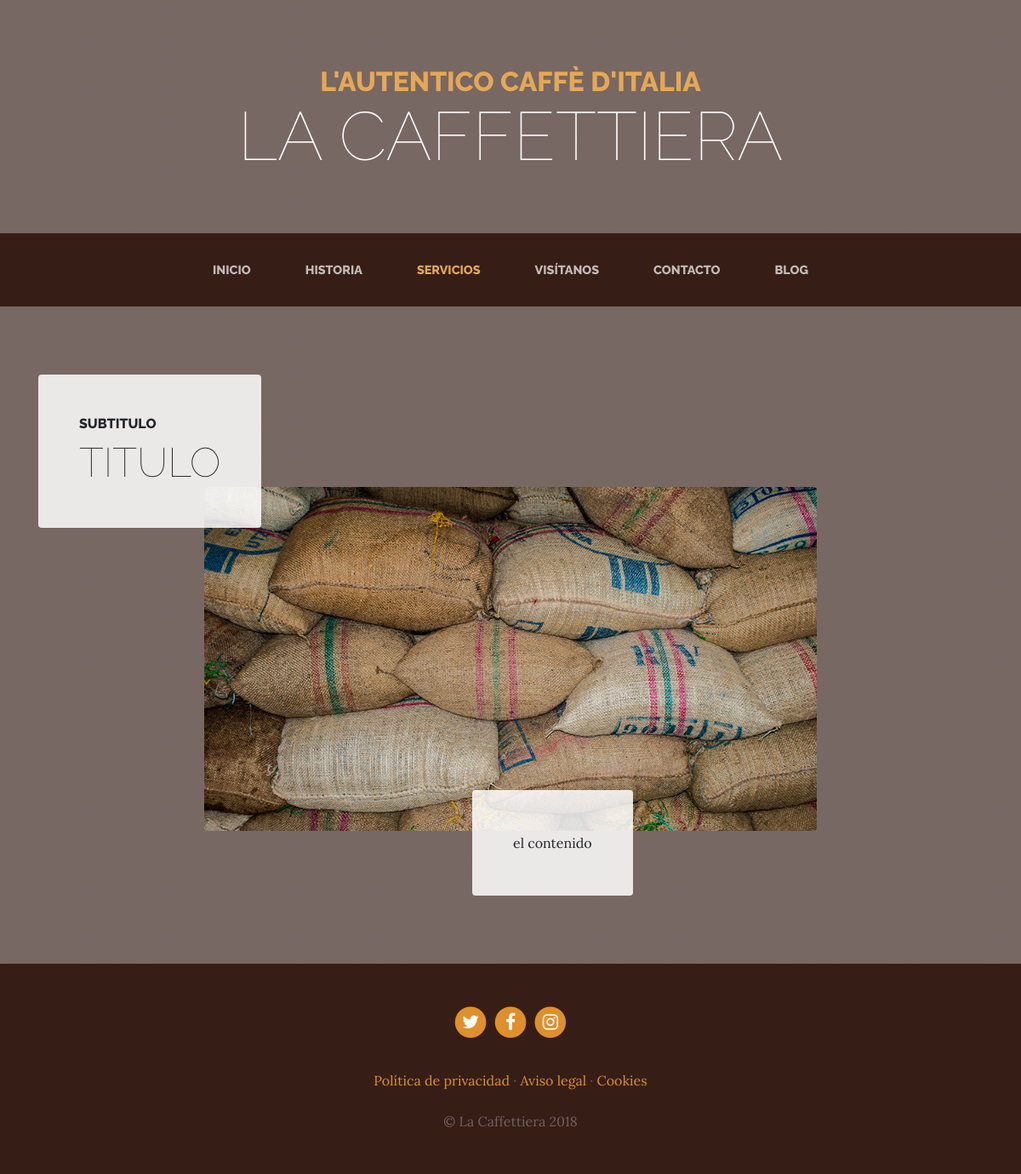
Page /services/ on the committed database.
### services/models.py (models this page shows, shortened)
class Service(models.Model):
    title = models.CharField(max_length=200, verbose_name='Titulo')
    subtitle = models.CharField(max_length=200, verbose_name='Subtitulo')
    context = models.TextField(verbose_name='Contenido')
    image = models.ImageField(verbose_name='Imagen', upload_to='services')
    created = models.DateTimeField (auto_now_add=True, verbose_name='Fecha de creación')
    updated = models.DateTimeField (auto_now=True, verbose_name='Actualización')
    class Meta:
        verbose_name = "servicio"
        verbose_name_plural = "servicios"
        ordering = ['-created']

### services/views.py (the view)
# urls.py: path('', views.services, name= "services"),
def services(request):
        services = Service.objects.all()
        return render(request, "services/services.html",{'services':services})

### services/templates/services/services.html (shortened to what this page needs)
{% extends 'core/base.html' %}
{% load static %}
{% block content %}
{% for service in services %}
  <section class="page-section">
    <div class="container">
      <div class="product-item">
        <div class="product-item-title d-flex">
          <div class="bg-faded p-5 d-flex mr-auto rounded">
            <h2 class="section-heading mb-0">
              <span class="section-heading-upper">{{service.subtitle}}</span>
              <span class="section-heading-lower">{{service.title}}</span>
            </h2>
          </div>
        </div>
        <img class="product-item-img mx-auto d-flex rounded img-fluid mb-3 mb-lg-0" src="{{service.image.url}}" alt="">
        <div class="product-item-description d-flex ml-auto">
          <div class="bg-faded p-5 rounded">
            <p class="mb-0">{{service.context}}</p>
          </div>
        </div>
      </div>
    </div>
  </section>
{% endfor %}
{% endblock %}

### core/static/core/css/business-casual.css (style rules this page uses)
body { font-family: 'Lora'; background: linear-gradient(rgba(47, 23, 15, 0.65), rgba(47, 23, 15, 0.65)), url("../img/bg.jpg"); background-attachment: fixed; background-position: center; background-size: cover; }
h1, h2, h3, h4, h5, h6 { font-family: 'Raleway'; }
p { line-height: 1.75; }
.page-section { margin-top: 5rem; margin-bottom: 5rem; }
.section-heading { text-transform: uppercase; }
.section-heading .section-heading-upper { display: block; font-size: 1rem; font-weight: 800; padding-bottom:.5rem; }
.section-heading .section-heading-lower { display: block; font-size: 3rem; font-weight: 100; }
.bg-faded { background-color: rgba(255, 255, 255, 0.85); }
@media (min-width: 992px) { .product-item .product-item-title { position: relative; z-index: 1; margin-bottom: -3rem; } }
@media (min-width: 992px) { .product-item .product-item-img { position: relative; z-index: 0; max-width: 60vw; } }
@media (min-width: 992px) { .product-item .product-item-description { position: relative; z-index: 1; margin-top: -3rem; max-width: 50vw; } }

### rows in the picture
Service: subtitle "SUBTITULO", title "TITULO", image (picture), context "el contenido"
